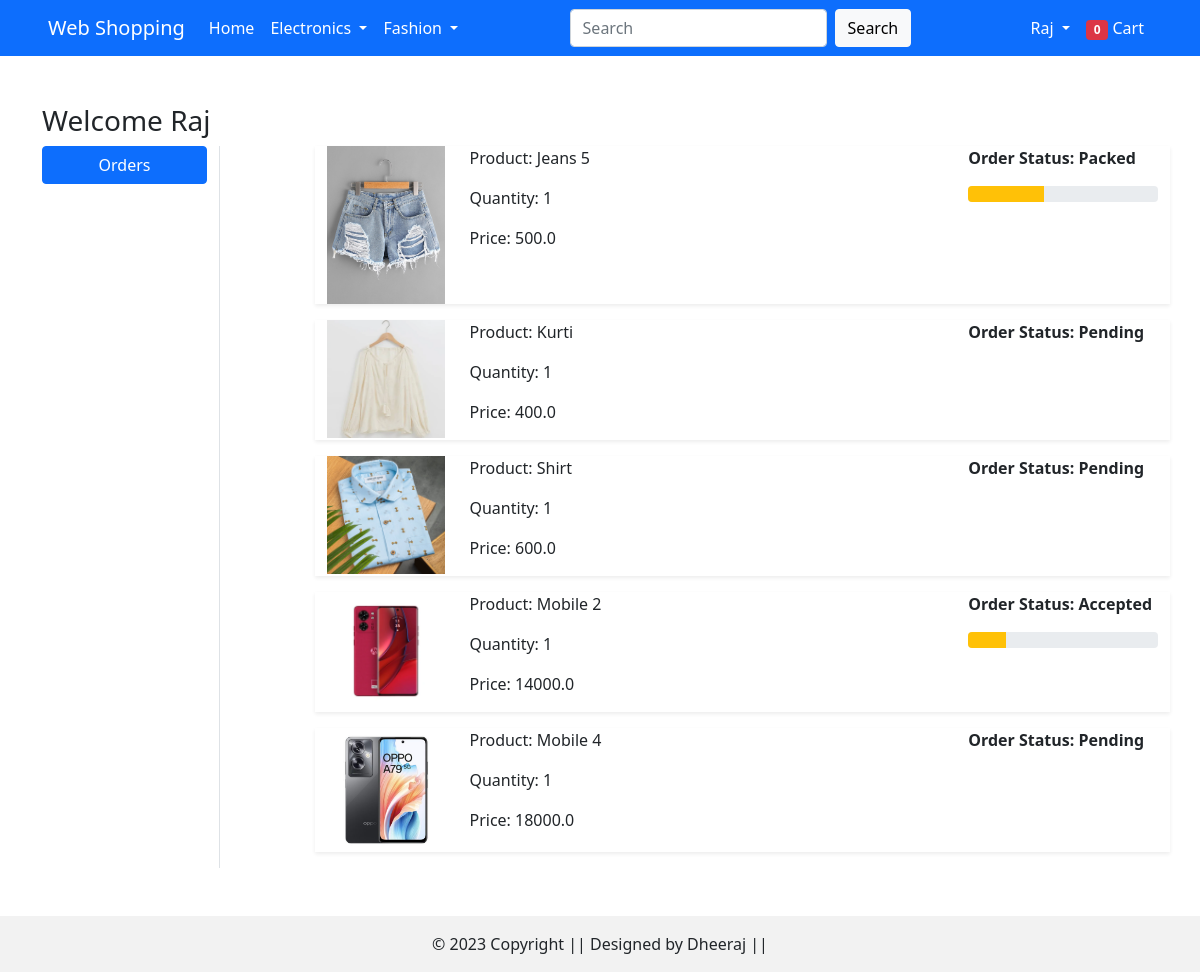
/orders/ (signed in), run on the app's committed database.
### app/models.py (models this page shows, shortened)
class OrderPlaced(models.Model):
    user = models.ForeignKey(User, on_delete= models.CASCADE)
    customer = models.ForeignKey(Customer, on_delete= models.CASCADE)
    product = models.ForeignKey(Product, on_delete= models.CASCADE)
    quantity = models.PositiveIntegerField(_("Quantity:"), default=1)
    ordered_date = models.DateTimeField(auto_now_add=True)
    status = models.CharField(_("Status:"), max_length=50, choices=STATUS_CHOICES,default=STATUS_CHOICES[0][0])
    @property
    def total_price(self):
        return (self.quantity * self.product.discounted_price)

class Product(models.Model):
    title = models.CharField(max_length=100)
    selling_price = models.FloatField()
    discounted_price = models.FloatField()
    description = models.TextField()
    brand = models.CharField(max_length=100)
    category = models.CharField(choices=CATEGORY_CHOICES, max_length=2)
    product_image = models.ImageField(upload_to='product_img')

### app/views.py (the view)
# urls.py: path('orders/',views.orders, name='orders'),
@login_required
def orders(request):
    totalitem = 0
    op = OrderPlaced.objects.filter(user=request.user)
    if request.user.is_authenticated:
            totalitem = len(Cart.objects.filter(user=request.user))
    return render(request, 'app/orders.html',{'order_placed':op,'totalitem':totalitem})

### app/templates/app/orders.html (shortened to what this page needs)
{% extends "app/base.html" %}
{% load static %}
{% block main_content %}
<div class="container my-5">
    <div class="row">
        <h3>Welcome {{request.user | capfirst}}</h3>
        <div class="col-sm-2 border-end">
            <ul class="list-unstyled">
                <li class="d-grid"><a href="{% url "orders" %}" class="btn btn-primary">Orders</a></li>
            </ul>
        </div>
        <div class="col-sm-9 offset-sm-1">
            {% for op in order_placed %}
            <div class="row shadow-sm mb-3">
                <div class="col-sm-2">
                    <img src="{{op.product.product_image.url}}" alt="" class="img img-fluid" height='150' width="150">
                </div>
                <div class="col-sm-7">
                    <p>Product: {{op.product.title}}</p>
                    <p>Quantity: {{op.quantity}}</p>
                    <p>Price: {{op.total_price}}</p>
                </div>
                <div class="col-sm-3 fw-bold">
                    <p>Order Status: {{op.status}}</p>
                    {% if op.status == 'Accepted' %}
                    <div class="progress">
                        <div class="progress-bar bg-warning" role="progressbar" style='width: 20%' aria-volumenow="20" aria-valuemin='0' aria-valuemax='100'></div>
                    </div>
                    {% endif %}
                    {% if op.status == 'Packed' %}
                    <div class="progress">
                        <div class="progress-bar bg-warning" role="progressbar" style='width: 40%' aria-volumenow="40" aria-valuemin='0' aria-valuemax='100'></div>
                    </div>
                    {% endif %}
                </div>
            </div>
            {% endfor %}
        </div>
    </div>
</div>
{% endblock main_content %}

### app/templates/app/base.html (shortened to what this page needs)
<!DOCTYPE html>
{% load static %}
<html lang="en">
<head>
    <link href="https://cdn.jsdelivr.net/npm/bootstrap@5.0.0-beta1/dist/css/bootstrap.min.css" rel="stylesheet">
    <link rel="stylesheet" href="https://cdnjs.cloudflare.com/ajax/libs/OwlCarousel2/2.3.4/assets/owl.carousel.min.css" />
    <link rel="stylesheet" href="{% static 'app/css/all.min.css' %}">
    <link rel="stylesheet" href="{% static 'app/css/style.css' %}">
</head>
<body>
    <nav class="navbar navbar-expand-lg navbar-light bg-primary px-5 ">
        <a class="navbar-brand text-white" href="#">Web Shopping</a>
        <div class="collapse navbar-collapse d-flex justify-content-between" id="navbarSupportedContent">
            <ul class="navbar-nav mr-auto">
                <li class="nav-item active">
                    <a class="nav-link text-white" href="{% url 'home' %}">Home <span class="sr-only">(current)</span></a>
                </li>
                <li class="nav-item dropdown">
                    <a class="nav-link dropdown-toggle text-white" href="#" id="electronicsDropdown" role="button" data-bs-toggle="dropdown" aria-haspopup="true" aria-expanded="false">
                    Electronics
                    </a>
                </li>
                <li class="nav-item dropdown">
                    <a class="nav-link dropdown-toggle text-white" href="#" id="fashionDropdown" role="button" data-bs-toggle="dropdown" aria-haspopup="true" aria-expanded="false">
                    Fashion
                    </a>
                </li>
            </ul>
            <form class="form-inline my-2 mx-2 my-lg-0 d-flex">
                <input class="form-control mr-sm-2 " type="search" placeholder="Search" aria-label="Search">
                <button class="btn btn-light my-2 mx-2 my-sm-0 " type="submit">Search</button>
            </form>
            <div>
                <ul class="navbar-nav mr-auto">
                    {% if request.user.is_authenticated %}
                    <li class="nav-item dropdown">
                        <a class="nav-link dropdown-toggle text-white" href="#" id="profileDropdown" role="button" data-bs-toggle="dropdown" aria-haspopup="true" aria-expanded="false">
                        {{request.user | capfirst}}
                        </a>
                    </li>
                    <li class="nav-item ">
                        <a class="nav-link text-white" href="{% url 'show-cart' %}"> <span class="badge bg-danger " id="total_icon"> {{totalitem}} </span> Cart </a>
                    </li>
                    {% endif %}
                </ul>
            </div>
        </div>
    </nav>
    {% block main_content %}{% endblock main_content %}
    <footer class="bg-body-tertiary text-center text-lg-start">
        <div class="text-center p-3" style="background-color: rgba(0, 0, 0, 0.05);">
          © 2023 Copyright || Designed by Dheeraj ||
        </div>
    </footer>
</body>
</html>

### data on the page
OrderPlaced: product.product_image (picture), product "Jeans 5", quantity "1", total_price "500.0", status "Packed"
OrderPlaced: product.product_image (picture), product "Kurti", quantity "1", total_price "400.0", status "Pending"
OrderPlaced: product.product_image (picture), product "Shirt", quantity "1", total_price "600.0", status "Pending"
OrderPlaced: product.product_image (picture), product "Mobile 2", quantity "1", total_price "14000.0", status "Accepted"
OrderPlaced: product.product_image (picture), product "Mobile 4", quantity "1", total_price "18000.0", status "Pending"

### other printed values
{{ request.user | capfirst }} "Raj"
{{ totalitem }} "0"
